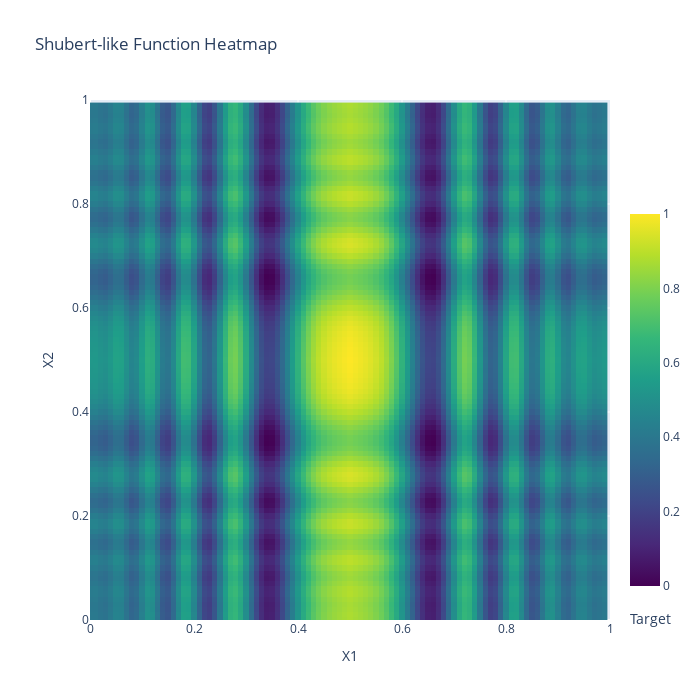

Source (notebook cell):
### Code cell
# Set input space
n_dim_X = 2
X_bounds = np.array([(0, 1)]*n_dim_X)

def shubert_like_function_1d(X: np.ndarray) -> np.ndarray:
    return shubert_like_function(X, 1)

# Plot heatmap
plot_heatmap(shubert_like_function_1d, 'Shubert-like Function', X_bounds)

### Figure 1 — Plotly figure (JSON) as saved in the notebook; plotly's stock layout.template omitted (floating-point values rounded to 4 significant figures; data arrays with more than 128 entries replaced by an {"elided": "..."} marker saying what was removed)
{"data": [{"colorbar": {"len": 0.8, "thickness": 30, "title": {"side": "bottom", "text": "Target"}, "x": 1, "xanchor": "left", "y": 0, "yanchor": "bottom"}, "colorscale": [[0, "#440154"], [0.1111, "#482878"], [0.2222, "#3e4989"], [0.3333, "#31688e"], [0.4444, "#26828e"], [0.5556, "#1f9e89"], [0.6667, "#35b779"], [0.7778, "#6ece58"], [0.8889, "#b5de2b"], [1, "#fde725"]], "type": "heatmap", "x": [0, 0.01, 0.02, 0.03, 0.04, 0.05, 0.06, 0.07, 0.08, 0.09, 0.1, 0.11, 0.12, 0.13, 0.14, 0.15, 0.16, 0.17, 0.18, 0.19, 0.2, 0.21, 0.22, 0.23, 0.24, 0.25, 0.26, 0.27, 0.28, 0.29, 0.3, 0.31, 0.32, 0.33, 0.34, 0.35, 0.36, 0.37, 0.38, 0.39, 0.4, 0.41, 0.42, 0.43, 0.44, 0.45, 0.46, 0.47, 0.48, 0.49, 0.5, 0.51, 0.52, 0.53, 0.54, 0.55, 0.56, 0.57, 0.58, 0.59, 0.6, 0.61, 0.62, 0.63, 0.64, 0.65, 0.66, 0.67, 0.68, 0.69, 0.7, 0.71, 0.72, 0.73, 0.74, 0.75, 0.76, 0.77, 0.78, 0.79, 0.8, 0.81, 0.82, 0.83, 0.84, 0.85, 0.86, 0.87, 0.88, 0.89, 0.9, 0.91, 0.92, 0.93, 0.94, 0.95, 0.96, 0.97, 0.98, 0.99], "y": [0, 0.01, 0.02, 0.03, 0.04, 0.05, 0.06, 0.07, 0.08, 0.09, 0.1, 0.11, 0.12, 0.13, 0.14, 0.15, 0.16, 0.17, 0.18, 0.19, 0.2, 0.21, 0.22, 0.23, 0.24, 0.25, 0.26, 0.27, 0.28, 0.29, 0.3, 0.31, 0.32, 0.33, 0.34, 0.35, 0.36, 0.37, 0.38, 0.39, 0.4, 0.41, 0.42, 0.43, 0.44, 0.45, 0.46, 0.47, 0.48, 0.49, 0.5, 0.51, 0.52, 0.53, 0.54, 0.55, 0.56, 0.57, 0.58, 0.59, 0.6, 0.61, 0.62, 0.63, 0.64, 0.65, 0.66, 0.67, 0.68, 0.69, 0.7, 0.71, 0.72, 0.73, 0.74, 0.75, 0.76, 0.77, 0.78, 0.79, 0.8, 0.81, 0.82, 0.83, 0.84, 0.85, 0.86, 0.87, 0.88, 0.89, 0.9, 0.91, 0.92, 0.93, 0.94, 0.95, 0.96, 0.97, 0.98, 0.99], "z": {"elided": "100x100 float values"}}], "layout": {"height": 700, "showlegend": true, "title": {"text": "Shubert-like Function Heatmap"}, "width": 700, "xaxis": {"constrain": "domain", "range": [0, 1], "title": {"text": "X1"}}, "yaxis": {"constrain": "domain", "range": [0, 1], "scaleanchor": "x", "scaleratio": 1, "title": {"text": "X2"}}}}
